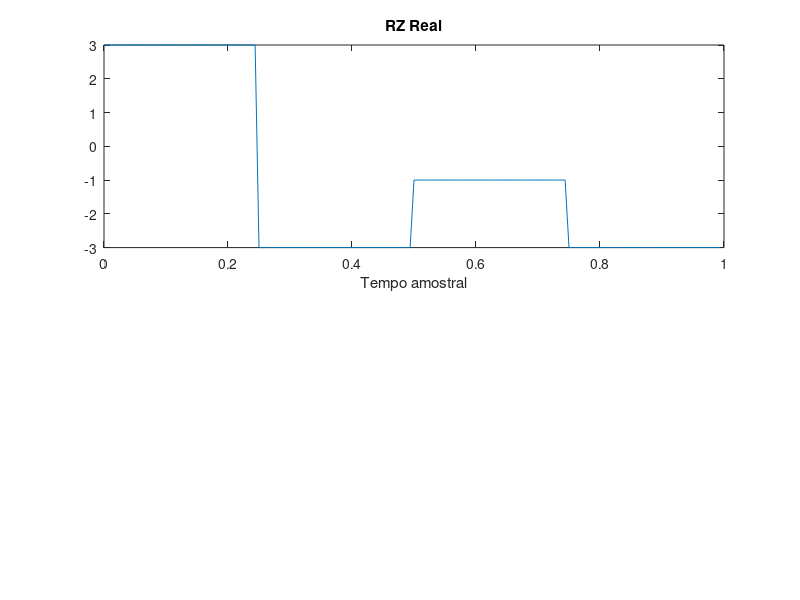

Recreate this plot in MATLAB. (Note: this script raises an error after producing the figure.)
close all; clear all; clc;
pkg load signal;
pkg load communications;

M = 16;
info = [1 0 1 1 0 0 0 0 0 1 1 0 0 0 1 0];
bits = log2(M);
fc = 10;

periodos_pulso_NRZ = 4;
amostras_periodo = 10;
N = periodos_pulso_NRZ * amostras_periodo;
A = 1;

Rb = M;
Rs = Rb/bits;

fs = Rs * N;
ts = 1/fs;
t = [0:ts:1-ts];


% Passando pelo conversor decimal
info_DEC = bi2de(reshape(info, bits, [])', 'left-msb')';

% Realizando modulação QAM em 16-QAM
sinalQAM = qammod(info_DEC,M);

% Separando parte real (inphase) e imagíaria (quadratura)
sinalQAM_real = real(sinalQAM);
sinalQAM_imag = imag(sinalQAM);

% Fazendo os 4 PAMs
sinalQAM_real_up = upsample(sinalQAM_real,N);
sinalQAM_imag_up = upsample(sinalQAM_imag,N);
filtroRZ = ones(1,N);

sinalQAM_real_RZ = filter(filtroRZ,1,sinalQAM_real_up);
sinalQAM_imag_RZ = filter(filtroRZ,1,sinalQAM_imag_up);

% Fazendo os multiplicadores
cosseno = A*cos(2 * pi * fc * t);
seno = A*sin(2 * pi * fc * t);

% Realizando as multiplicados
sinalQAM_real_RZ_deslocado = cosseno .* sinalQAM_real_RZ;
sinalQAM_imag_RZ_deslocado = seno .* sinalQAM_imag_RZ;

sinal_final = sinalQAM_real_RZ_deslocado - sinalQAM_imag_RZ_deslocado;

% Plots 


figure(1)
% Plot do RZ do real
subplot(211)
plot(t, sinalQAM_real_RZ);
title('RZ Real');
xlabel('Tempo amostral'); ylim('Amplitude');
ylim([-4 4]);
% Plot do RZ do imaginário
subplot(212)
plot(t, sinalQAM_imag_RZ);
title('RZ Imaginário');
xlabel('Tempo amostral'); ylim('Amplitude');
ylim([-4 4]);

figure(2)
plot(t,sinal_final);
title('sinal final');
xlabel('Tempo amostral'); ylim('Amplitude');
